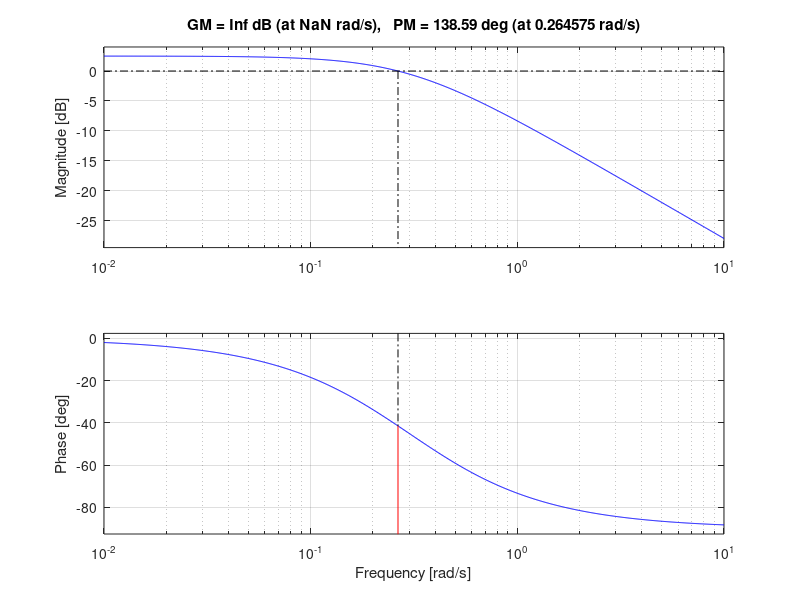

Reproduce this figure in MATLAB. (Note: this script raises an error after producing the figure.)
%%1(b) First Order Equation
% Author: Mohammed Ijaz
% PS Number: 99003728
% Date: 7th April 2021.
% Version: Matlab 2020b.

%% Plant Description
% The Mass-damper first order system is taken as Plant.
% Equation: f= Bv + M v'
% f = force; B= coefficient of friction; M = mass ; v= velocity.
% Values:  B1= 0.4 M1=1000; B2= 0.5 M2= 500; B3= 1.7 M3= 340;

%% Code:

%Negative Feedback using gain input
clc;
B1= 0.5;
M1= 5;
P = 2;

sys = tf([P],[M1,B1+1])
subplot(4,4,1);
impulse(sys);
title('Impulse Input for k');
subplot(4,4,2);
step(sys);
title('Step Input for k');
subplot(4,4,3);
[z,p,k]= tf2zp([P],[M1,B1+1])
pzmap(sys)
subplot(4,4,4)
bode(sys)
margin(sys)
[Gm,Pm,Wcg,Wcp] = margin(sys)
hold on;
S = stepinfo(sys)

B2= -2;
M2= 5;
P2 = 2;

sys = tf([P2],[M2,B2+1])
subplot(4,4,5);
impulse(sys);
title('Impulse Input for k-Unstable');
subplot(4,4,6);
step(sys);
title('Step Input for k-Unstable');
subplot(4,4,7);
[z,p,k]= tf2zp([P2],[M2,B2+1])
pzmap(sys)
subplot(4,4,8)
bode(sys)
margin(sys)
[Gm,Pm,Wcg,Wcp] = margin(sys)
hold on;
S = stepinfo(sys)

%Positive Feedback using integral input
B3= 0.8;
M3= 5;


sys = tf([1],[M3,B3-1,0])
subplot(4,4,9);
impulse(sys);
title('Step Input for Positive feedback');
subplot(4,4,10);
step(sys);
title('Step Input for Positive feedback');
subplot(4,4,11);
[z,p,k]= tf2zp([1],[M3,B3-1,0])
pzmap(sys)
subplot(4,4,12)
bode(sys)
margin(sys)
[Gm,Pm,Wcg,Wcp] = margin(sys)
hold on;
S = stepinfo(sys)

%Positive Feedback using differentiator input
B4= 0.8;
M4= 5;


sys = tf([1,0],[M4,B4-1])
subplot(4,4,13);
impulse(sys);
title('Step Input for Positive feedback');
subplot(4,4,14);
step(sys);
title('Step Input for Positive feedback');
subplot(4,4,15);
[z,p,k]= tf2zp([1,0],[M4,B4-1])
pzmap(sys)
subplot(4,4,16)
bode(sys)
margin(sys)
[Gm,Pm,Wcg,Wcp] = margin(sys)
hold on;
S = stepinfo(sys)



%% Math Analysis
% Independent: Time(t)
% Dependent: Velocity(v) and Force(f)
% Constant: Mass(M) and Frictional Coefficient(B)

% Roots:(-B)/M

% Poles and Zero Calculation:

% IVT:
% 1. For step input: 0
% 2. For impulse input: 1/M

% FVT:
% 1. For step input: 1/B
% 2. For impulse input: 0

% Time Response Results:
% Rise Time :4tau = (4M)/B; where tau = M/B 

%% Tool Analysis:


%% Comparison Analysis:(Speed, Accuracy and stability):
% Rise time of Sys2 is lowest so Sys2 has the highest speed.
% Settling time of Sys2 is lowest so Sys2 is most stable.
